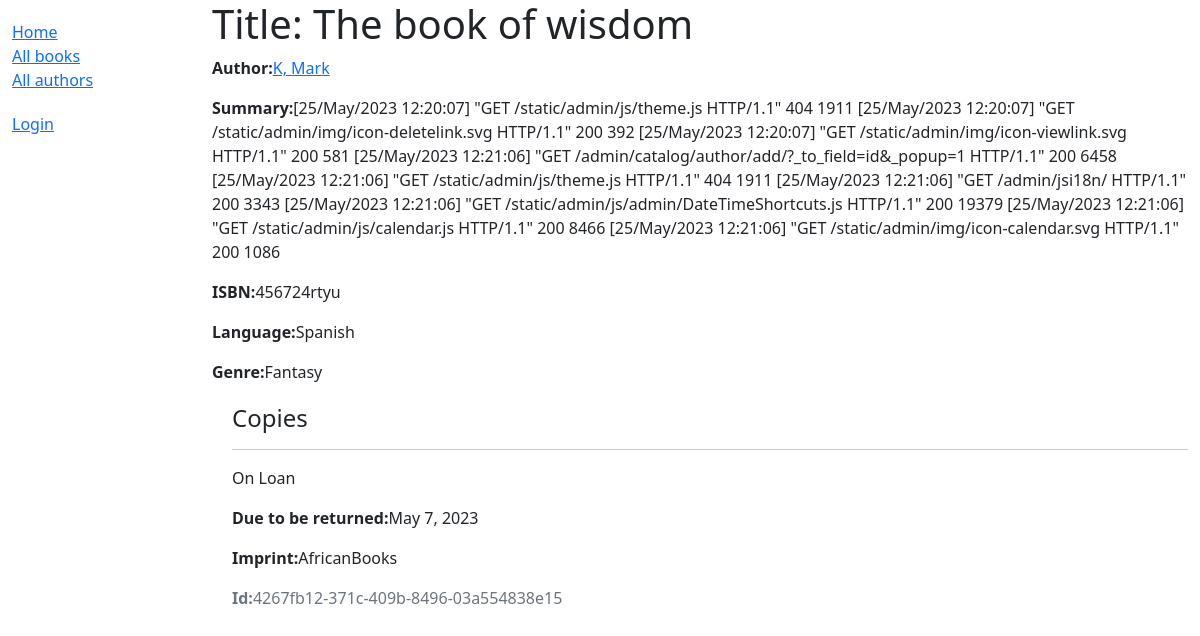
The page /catalog/book/1 on the database as committed earlier.
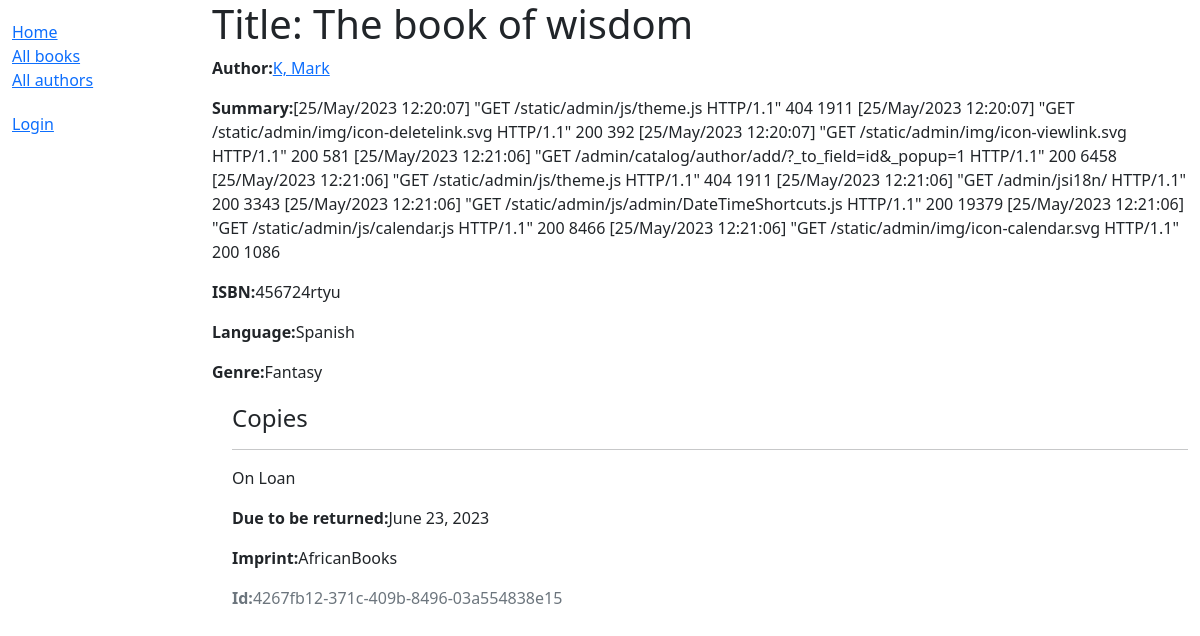
The same page on the database as committed later.
### catalog/models.py (models this page shows, shortened)
class BookInstance(models.Model):
    id  = models.UUIDField(primary_key=True, unique=True,default=uuid.uuid4,help_text='Unique ID for this particular book across whole library')
    book = models.ForeignKey('Book',on_delete=models.RESTRICT,null=True)
    imprint = models.CharField(max_length=200)
    due_back = models.DateField(null=True,blank=True)
    borrower = models.ForeignKey(User,on_delete=models.SET_NULL,null=True,blank=True)
    LOAN_STATUS = (
        ('m','Maintenance'),
        ('o','On Loan'),
        ('a','Available'),
        ('r','Reserved'),
    )
    status = models.CharField(verbose_name='Book Status', choices=LOAN_STATUS,default='m',blank=True,max_length=1,help_text='Book Availability')
    class Meta:
        ordering = ['due_back']
        permissions = (("can_mark_returned","set book as returned"),)
    class Meta:
        ordering = ['-due_back']

### catalog/views.py (the view)
# urls.py: path('book/<int:pk>',views.BookDetailView.as_view(),name='book-detail'),
class BookDetailView(generic.DetailView):
    model = Book

### catalog/models.py (called while the page is built)
    def __str__(self):
        return self.name

    def __str__(self):
        return self.name

    def get_absolute_url(self):
        return reverse('author-detail',args=[str(self.id)])

    def __str__(self):
        return f"{self.last_name}, {self.first_name}"

### catalog/templates/catalog/book_detail.html
{% extends 'registration/base_generic.html'%}
{% block content %}
    <h1>Title: {{book.title}}</h1>
    <p><strong>Author:</strong><a href="{{book.author.get_absolute_url}}">{{book.author}}</a></p>
    <p><strong>Summary:</strong>{{book.summary}}</p>
    <p><strong>ISBN:</strong>{{book.isbn}}</p>
    <p><strong>Language:</strong>{{book.language}}</p>
    <p><strong>Genre:</strong>{{book.genre.all|join:", "}}</p>
    <div style="margin-left:20px;margin-top:20px">
        <h4>Copies</h4>
        {% for copy in book.bookinstance_set.all %}
            <hr/>
            <p>
                {{copy.get_status_display}}
            </p>
            {% if copy.status != "a" %}
                <p><strong>Due to be returned:</strong>{{copy.due_back}}</p>
            {% endif %}
            <p><strong>Imprint:</strong>{{copy.imprint}}</p>
            <p class="text-muted"><strong>Id:</strong>{{copy.id}}</p>
        {% endfor %}
    </div>
{% endblock %}

Rows that differ between the two databases and show on the page:
changed BookInstance "On Loan": due_back "May 7, 2023" → "June 23, 2023"
